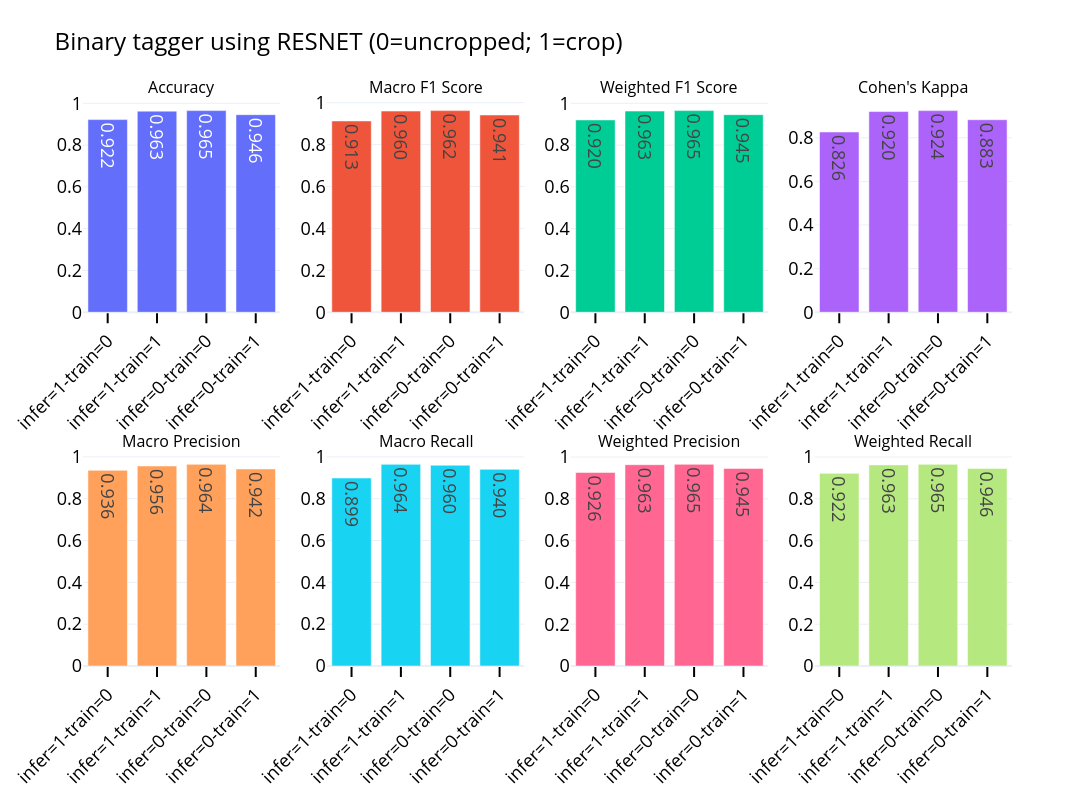

Notebook code cell kept with this figure:
### Code cell
fig = implot.plot_quick_metrics(full_metrics)
fig.update_layout(
    height=800,
    width=1400,
    title_text='Binary tagger using RESNET (0=uncropped; 1=crop)',
    showlegend=False
)

### Figure 1 — Plotly figure (JSON) as saved in the notebook; plotly's stock layout.template omitted (floating-point values rounded to 4 significant figures)
{"data": [{"name": "Accuracy", "text": ["0.922", "0.963", "0.965", "0.946"], "textfont": {"size": 18}, "textposition": "inside", "type": "bar", "x": ["infer=1-train=0", "infer=1-train=1", "infer=0-train=0", "infer=0-train=1"], "xaxis": "x", "y": [0.922, 0.9625, 0.965, 0.9455], "yaxis": "y"}, {"name": "Macro F1 Score", "text": ["0.913", "0.960", "0.962", "0.941"], "textfont": {"size": 18}, "textposition": "inside", "type": "bar", "x": ["infer=1-train=0", "infer=1-train=1", "infer=0-train=0", "infer=0-train=1"], "xaxis": "x2", "y": [0.9129, 0.9601, 0.9622, 0.9413], "yaxis": "y2"}, {"name": "Weighted F1 Score", "text": ["0.920", "0.963", "0.965", "0.945"], "textfont": {"size": 18}, "textposition": "inside", "type": "bar", "x": ["infer=1-train=0", "infer=1-train=1", "infer=0-train=0", "infer=0-train=1"], "xaxis": "x3", "y": [0.9203, 0.9627, 0.9649, 0.9454], "yaxis": "y3"}, {"name": "Cohen's Kappa", "text": ["0.826", "0.920", "0.924", "0.883"], "textfont": {"size": 18}, "textposition": "inside", "type": "bar", "x": ["infer=1-train=0", "infer=1-train=1", "infer=0-train=0", "infer=0-train=1"], "xaxis": "x4", "y": [0.8264, 0.9201, 0.9245, 0.8826], "yaxis": "y4"}, {"name": "Macro Precision", "text": ["0.936", "0.956", "0.964", "0.942"], "textfont": {"size": 18}, "textposition": "inside", "type": "bar", "x": ["infer=1-train=0", "infer=1-train=1", "infer=0-train=0", "infer=0-train=1"], "xaxis": "x5", "y": [0.9355, 0.9564, 0.9642, 0.9422], "yaxis": "y5"}, {"name": "Macro Recall", "text": ["0.899", "0.964", "0.960", "0.940"], "textfont": {"size": 18}, "textposition": "inside", "type": "bar", "x": ["infer=1-train=0", "infer=1-train=1", "infer=0-train=0", "infer=0-train=1"], "xaxis": "x6", "y": [0.8991, 0.9644, 0.9604, 0.9404], "yaxis": "y6"}, {"name": "Weighted Precision", "text": ["0.926", "0.963", "0.965", "0.945"], "textfont": {"size": 18}, "textposition": "inside", "type": "bar", "x": ["infer=1-train=0", "infer=1-train=1", "infer=0-train=0", "infer=0-train=1"], "xaxis": "x7", "y": [0.9262, 0.9634, 0.965, 0.9454], "yaxis": "y7"}, {"name": "Weighted Recall", "text": ["0.922", "0.963", "0.965", "0.946"], "textfont": {"size": 18}, "textposition": "inside", "type": "bar", "x": ["infer=1-train=0", "infer=1-train=1", "infer=0-train=0", "infer=0-train=1"], "xaxis": "x8", "y": [0.922, 0.9625, 0.965, 0.9455], "yaxis": "y8"}], "layout": {"annotations": [{"font": {"size": 16}, "showarrow": false, "text": "Accuracy", "x": 0.1062, "xanchor": "center", "xref": "paper", "y": 1, "yanchor": "bottom", "yref": "paper"}, {"font": {"size": 16}, "showarrow": false, "text": "Macro F1 Score", "x": 0.3688, "xanchor": "center", "xref": "paper", "y": 1, "yanchor": "bottom", "yref": "paper"}, {"font": {"size": 16}, "showarrow": false, "text": "Weighted F1 Score", "x": 0.6313, "xanchor": "center", "xref": "paper", "y": 1, "yanchor": "bottom", "yref": "paper"}, {"font": {"size": 16}, "showarrow": false, "text": "Cohen's Kappa", "x": 0.8938, "xanchor": "center", "xref": "paper", "y": 1, "yanchor": "bottom", "yref": "paper"}, {"font": {"size": 16}, "showarrow": false, "text": "Macro Precision", "x": 0.1062, "xanchor": "center", "xref": "paper", "y": 0.375, "yanchor": "bottom", "yref": "paper"}, {"font": {"size": 16}, "showarrow": false, "text": "Macro Recall", "x": 0.3688, "xanchor": "center", "xref": "paper", "y": 0.375, "yanchor": "bottom", "yref": "paper"}, {"font": {"size": 16}, "showarrow": false, "text": "Weighted Precision", "x": 0.6313, "xanchor": "center", "xref": "paper", "y": 0.375, "yanchor": "bottom", "yref": "paper"}, {"font": {"size": 16}, "showarrow": false, "text": "Weighted Recall", "x": 0.8938, "xanchor": "center", "xref": "paper", "y": 0.375, "yanchor": "bottom", "yref": "paper"}], "height": 800, "showlegend": false, "title": {"text": "Binary tagger using RESNET (0=uncropped; 1=crop)"}, "width": 1400, "xaxis": {"anchor": "y", "domain": [0, 0.2125]}, "xaxis2": {"anchor": "y2", "domain": [0.2625, 0.475]}, "xaxis3": {"anchor": "y3", "domain": [0.525, 0.7375]}, "xaxis4": {"anchor": "y4", "domain": [0.7875, 1]}, "xaxis5": {"anchor": "y5", "domain": [0, 0.2125]}, "xaxis6": {"anchor": "y6", "domain": [0.2625, 0.475]}, "xaxis7": {"anchor": "y7", "domain": [0.525, 0.7375]}, "xaxis8": {"anchor": "y8", "domain": [0.7875, 1]}, "yaxis": {"anchor": "x", "domain": [0.625, 1]}, "yaxis2": {"anchor": "x2", "domain": [0.625, 1]}, "yaxis3": {"anchor": "x3", "domain": [0.625, 1]}, "yaxis4": {"anchor": "x4", "domain": [0.625, 1]}, "yaxis5": {"anchor": "x5", "domain": [0, 0.375]}, "yaxis6": {"anchor": "x6", "domain": [0, 0.375]}, "yaxis7": {"anchor": "x7", "domain": [0, 0.375]}, "yaxis8": {"anchor": "x8", "domain": [0, 0.375]}}}
